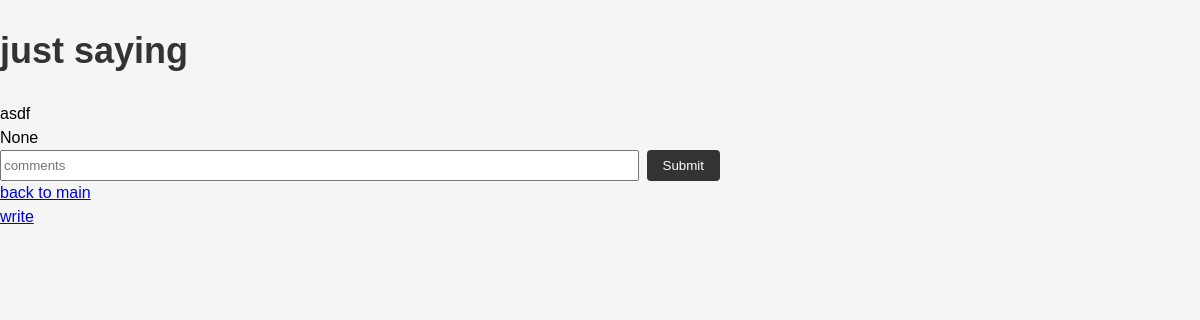
Page /detail/1 on the earlier database version.
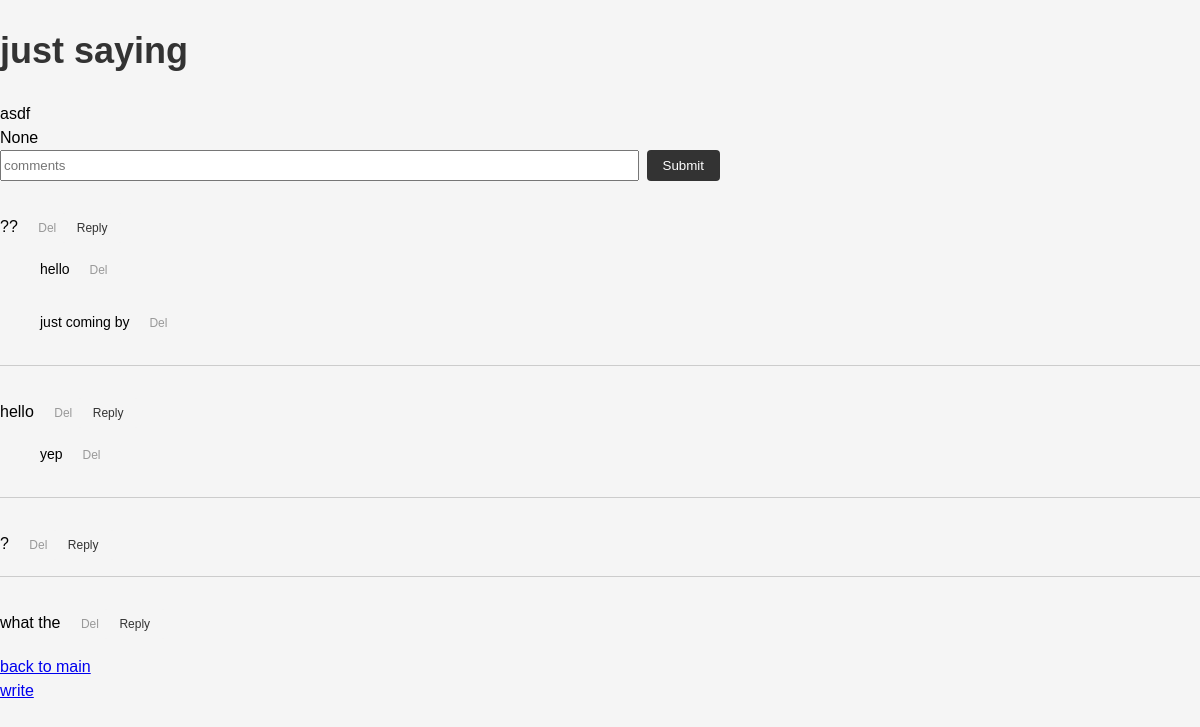
Same page on the later database version.
### portfolio/models.py (models this page shows, shortened)
class Comment(models.Model):
    article = models.ForeignKey(Article, on_delete=models.CASCADE, related_name='comments')
    content = models.TextField()

class Reply(models.Model):
    comment = models.ForeignKey(Comment, on_delete=models.CASCADE, related_name='replies')
    content = models.TextField()

### portfolio/views.py (the view, shortened to what this page needs)
# urls.py: path('detail/<int:id>', views.detail, name='detail'),
def detail(request, id):
    article = Article.objects.get(id=id)
    print("asdfasdfasdf")
    article = {'article':article}
    return render(request, 'detail.html', article)

### portfolio/templates/detail.html (shortened to what this page needs)
<!DOCTYPE html>
<html lang="en">
  <head>
    {% load static %}
    <link rel="stylesheet" href="{%  static 'detail.css'  %}?v=1" />
  </head>
  <body>
    <h1>{{ article.title }}</h1>
    <div>{{ article.content }}</div>
    <div>{{ article.written_time }}</div>
    <form method="POST" class="comment_post">
      <input type="text" name="comment" placeholder="comments" />
      <button type="submit">Submit</button>
    </form>
    <ul>
      {% for comment in article.comments.all %}
      <li>
        {{ comment.content }}
        <a
          href="{% url 'delete_comment' article.id comment.id %}"
          class="delete"
          >Del</a
        >
        <button class="show-reply">Reply</button>
        <div class="replies">
          {% for reply in comment.replies.all %}
          <ul>
            <li>
              {{reply.content}}
              <a
                href="{% url 'delete_reply' article.id reply.id %}"
                class="delete"
                >Del</a
              >
            </li>
          </ul>
          {% endfor %}
        </div>
      </li>
      {% endfor %}
    </ul>
    <div><a href="{% url 'list' %}">back to main</a></div>
    <div><a href="{% url 'write_new' %}">write</a></div>
  </body>
</html>

Differences in the rows shown:
added Comment: content "??"
added Reply: content "hello"
added Reply: content "just coming by"
added Comment: content "hello"
added Reply: content "yep", shown under "hello"
added Comment: content "?"
added Comment: content "what the"
